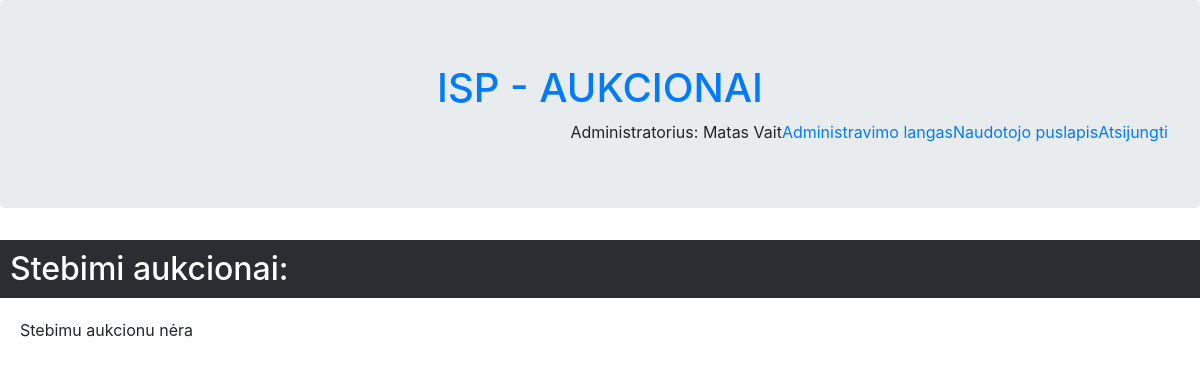
Page /stebimi.php (signed in) on the earlier database version.
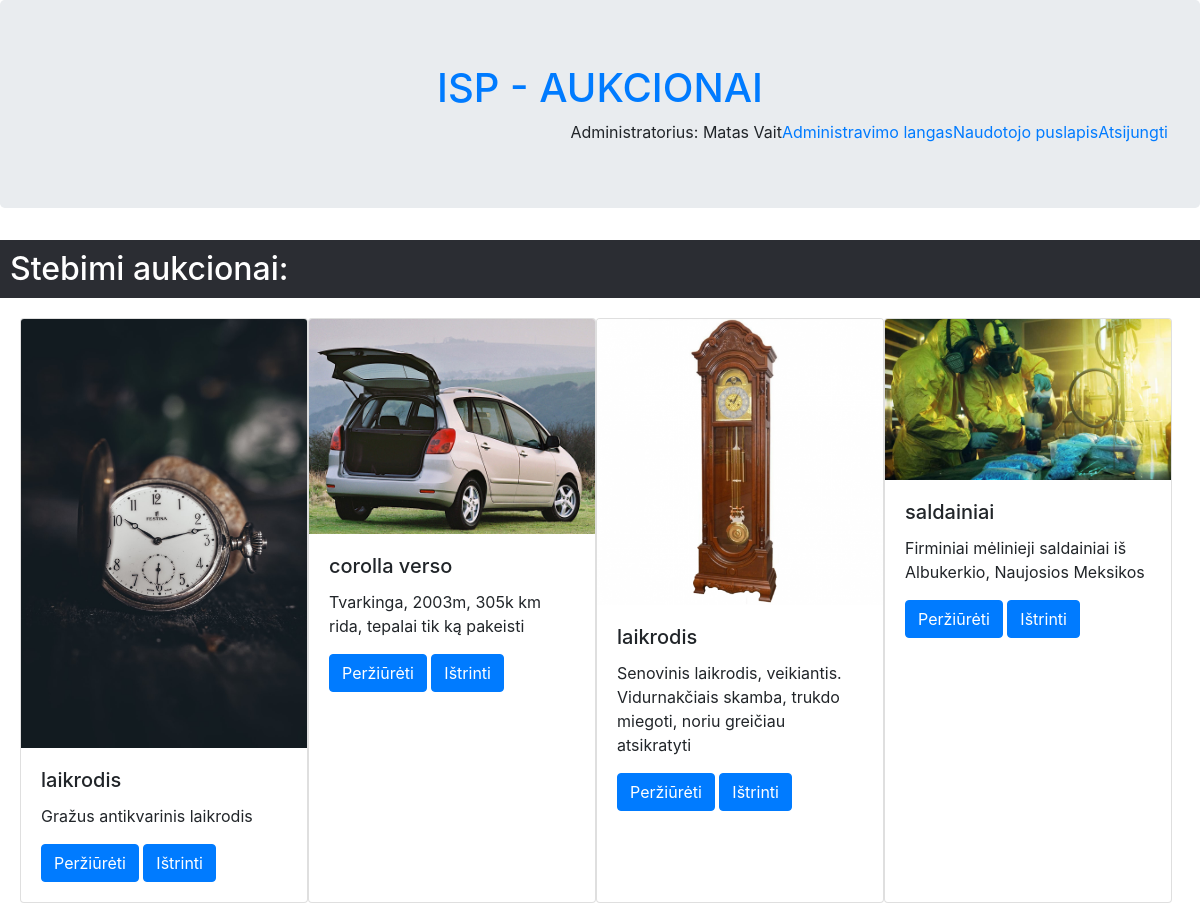
Same page on the later database version.
### tables this page shows
CREATE TABLE `vartotojas` (
  `vardas` varchar(32) NOT NULL,
  `pavarde` varchar(32) NOT NULL,
  `email` varchar(64) NOT NULL,
  `telefono_nr` varchar(20) DEFAULT NULL,
  `slaptazodis` varchar(32) NOT NULL,
  `likutis` decimal(10,2) NOT NULL,
  `blokuotas` tinyint(1) NOT NULL,
  `lytis` int(11) DEFAULT NULL,
  `id_Vartotojas` int(11) NOT NULL,
  `fk_Administratorius` int(11) DEFAULT NULL
);

CREATE TABLE `stebi` (
  `fk_Aukcionasid_Aukcionas` int(11) NOT NULL,
  `fk_Vartotojasid_Vartotojas` int(11) NOT NULL
);

CREATE TABLE `nuotrauka` (
  `pavadinimas` varchar(64) NOT NULL,
  `nuoroda` text NOT NULL,
  `formatas` int(11) NOT NULL,
  `id_Nuotrauka` int(11) NOT NULL,
  `fk_Prekeid_Preke` int(11) NOT NULL
);

CREATE TABLE `preke` (
  `aprasymas` varchar(255) NOT NULL,
  `data` datetime NOT NULL DEFAULT current_timestamp(),
  `pavadinimas` varchar(64) NOT NULL,
  `kategorija` int(11) NOT NULL,
  `id_Preke` int(11) NOT NULL,
  `fk_Vartotojasid_Vartotojas` int(11) NOT NULL
);

### stebimi.php (the view, shortened to what this page needs)
<!DOCTYPE html>
<html>
    <head>
        <link rel="stylesheet" href="https://cdn.jsdelivr.net/npm/bootstrap@4.6.1/dist/css/bootstrap.min.css">
      </head>
    <body>
    <?php include("header.php");?>
        <h2 style="background-color: #2b2d33;color:white;  padding:10px">Stebimi aukcionai:</h2>
        <div class="content">
			<?php
            $query = "SELECT *
					FROM stebi
					LEFT JOIN vartotojas ON stebi.fk_Vartotojasid_Vartotojas=vartotojas.id_Vartotojas
                    LEFT JOIN aukcionas ON stebi.fk_Aukcionasid_Aukcionas=aukcionas.id_Aukcionas
                    LEFT JOIN preke ON preke.id_Preke=aukcionas.fk_Prekeid_Preke
                    LEFT JOIN nuotrauka ON nuotrauka.fk_Prekeid_Preke=preke.id_Preke
					WHERE stebi.fk_Vartotojasid_Vartotojas=" . $_SESSION['userid'];
            $result = mysqli_query($db, $query);
			if (mysqli_num_rows($result) <= 0){
	            echo "Stebimu aukcionu nėra";
			}
            foreach ($result as $item){
	            echo "<div class='card' style='width: 18rem; border:1;'>
				<img src='" . $item['nuoroda'] . "' class='card-img-top' alt='...'>
				<div class='card-body'>
					<h5 class='card-title'>". $item['pavadinimas']."</h5>
					<p class='card-text'>".$item['aprasymas']."</p>
					<a style='width=45%' href='Aukciono_langas.php?id=".$item['id_Aukcionas']."' class='btn btn-primary'>Peržiūrėti</a>
                    <a style='width=45%' href='istrinti_stebima.php?id=".$item['id_Aukcionas']."' class='btn btn-primary'>Ištrinti</a>
				</div>
			</div>";
			}
			?>
    </body>
</html>

### header.php (shortened to what this page needs)
<?php
include("config.php");
if (isset($_SESSION['userid'])){
    $query = "SELECT * FROM vartotojas WHERE id_Vartotojas=" . $_SESSION['userid'];
    $USERINFO = mysqli_query($db, $query);
    $USERINFO = mysqli_fetch_assoc($USERINFO);
}
?>
<div class ="jumbotron text-center">
    <a href="PagrindinisPuslapis.php"><h1>ISP - AUKCIONAI</h1></a>
    <div display: flex;
    justify-content: space-between;
    align="right">
        <?php
        if (isset($USERINFO))
        {
            if($USERINFO['fk_Administratorius'] != null){
                echo "Administratorius: ".$USERINFO['vardas'] . " " . $USERINFO['pavarde'];
                echo "<a href='adminPage.php'>Administravimo langas</a>";
            }
            else{
                echo "Vartotojas: ".$USERINFO['vardas'] . " " . $USERINFO['pavarde'];
            }
            echo "<a href='naudotojoPuslapis.php'>Naudotojo puslapis</a>";
            echo "<a href='logout.php'>Atsijungti</a>";
        }
        else{
            echo "<a href='signin.php'>Registracija</a>";
            echo "<a href='login.php'>Prisijungimas</a>";
        }
        ?>
    </div>
</div>

### stebimi.php (style rules this page uses)
.content { display: flex; flex-wrap: wrap; margin: 10px; padding: 10px; }

Differences in the rows shown:
added stebi: nuotrauka.nuoroda (picture), nuotrauka.pavadinimas "laikrodis", preke.aprasymas "Gražus antikvarinis laikrodis"
added stebi: nuotrauka.nuoroda (picture), nuotrauka.pavadinimas "corolla verso", preke.aprasymas "Tvarkinga, 2003m, 305k km rida, tepalai tik ką pakeisti"
added stebi: nuotrauka.nuoroda (picture), nuotrauka.pavadinimas "laikrodis", preke.aprasymas "Senovinis laikrodis, veikiantis. Vidurnakčiais skamba, trukdo miegoti, noriu greičiau atsikratyti"
added stebi: nuotrauka.nuoroda (picture), nuotrauka.pavadinimas "saldainiai", preke.aprasymas "Firminiai mėlinieji saldainiai iš Albukerkio, Naujosios Meksikos"
Other differences:
text no longer shown: "Stebimu aukcionu nėra"
